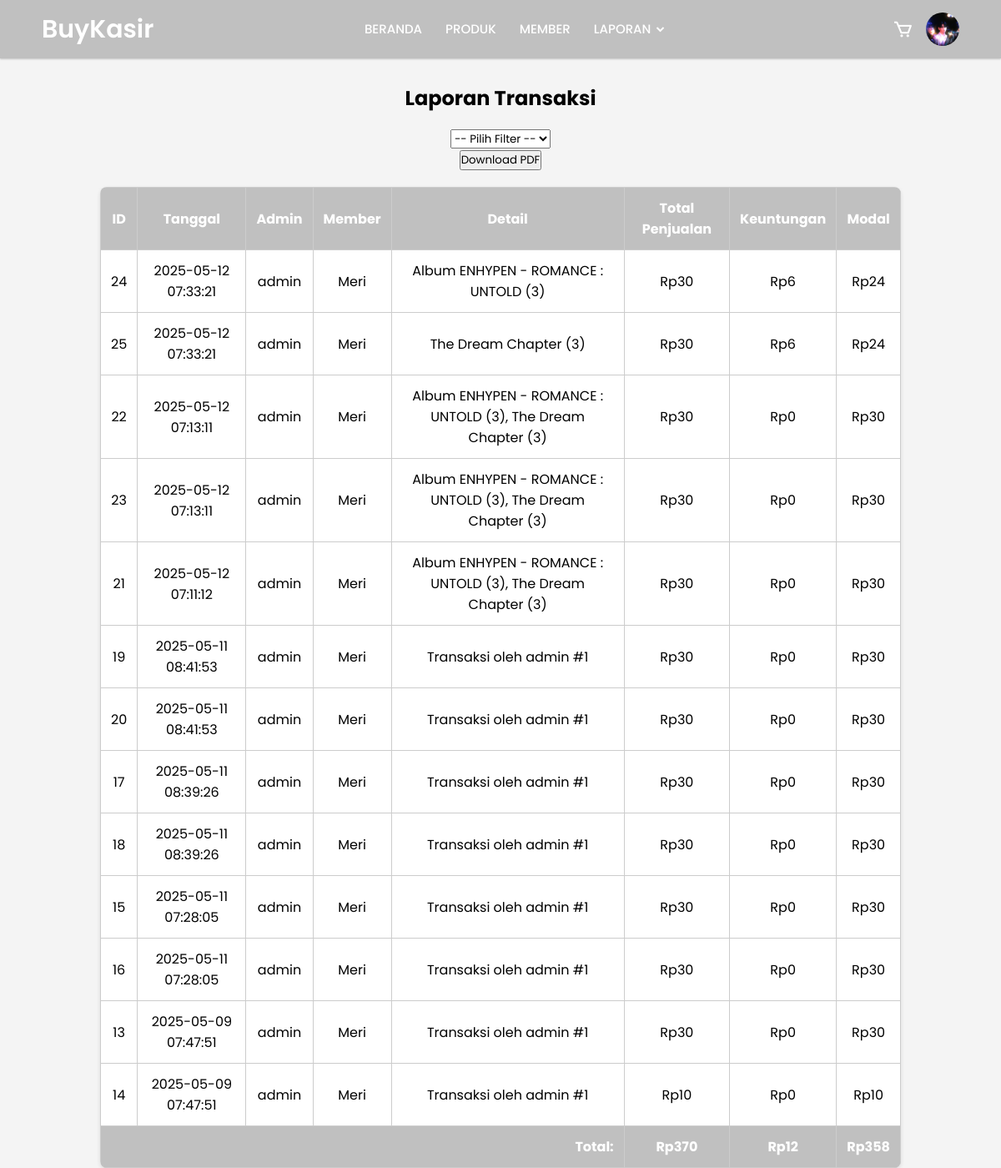
Page /transaksi.php on the committed database.
### tables this page shows
CREATE TABLE `transactions` (
  `id` int(11) NOT NULL,
  `date` timestamp NOT NULL DEFAULT current_timestamp(),
  `fid_admin` int(11) NOT NULL,
  `fid_member` int(11) DEFAULT NULL,
  `fid_product` int(11) NOT NULL,
  `detail` varchar(255) NOT NULL,
  `total_price` decimal(10,0) DEFAULT NULL,
  `margin_total` decimal(10,0) NOT NULL
);

CREATE TABLE `member` (
  `id` int(11) NOT NULL,
  `name` varchar(100) NOT NULL,
  `phone` varchar(20) NOT NULL,
  `point` int(11) NOT NULL,
  `status` enum('active','non-active') NOT NULL
);

### transaksi.php (the view, shortened to what this page needs)
<?php
include 'connection.php';
$judul = "Laporan Transaksi";
$total_penjualan = 0;
$total_keuntungan = 0;
$total_modal = 0;
$rows = [];
$whereClause = "";
$query = "SELECT t.*, m.name AS member_name, a.username AS admin_username
          FROM transactions t
          LEFT JOIN member m ON t.fid_member = m.id
          LEFT JOIN admin a ON t.fid_admin = a.id
          $whereClause
          ORDER BY t.date DESC";
$stmt = $conn->prepare($query);
$stmt->execute();
$result = $stmt->get_result();
while ($row = $result->fetch_assoc()) {
  $row['total_price'] = (float)($row['total_price'] ?? 0);
  $row['margin_total'] = (float)($row['margin_total'] ?? 0);
  $row['modal'] = $row['total_price'] - $row['margin_total'];
  $total_penjualan += $row['total_price'];
  $total_keuntungan += $row['margin_total'];
  $total_modal += $row['modal'];
  $rows[] = $row;
}
?>
<!DOCTYPE html>
<html lang="en">
<head>
    <link href='https://unpkg.com/boxicons@2.0.7/css/boxicons.min.css' rel='stylesheet'>
</head>
<body>
<nav>
    <div class="navbar">
        <div class="logo"><a href="#">BuyKasir</a></div>
        <div class="nav-links">
            <ul class="links">
                <li><a href="index.php">BERANDA</a></li>
                <li><a href="produk.php">PRODUK</a></li>
                <li><a href="member.php">MEMBER</a></li>
                <li>
                    <a href="#">LAPORAN</a>
                    <i class='bx bxs-chevron-down htmlcss-arrow arrow'></i>
                </li>
            </ul>
        </div>
        <div class="icons">
            <i class='bx bx-cart'></i>
            <img src="profile.jpg" alt="Profile" class="profile-pic">
        </div>
    </div>
</nav>
<div class="content">
    <h2><?= $judul ?></h2>
    <form method="GET" style="margin-top: 20px; display: flex; gap: 10px; align-items: center;">
        <select name="filter" onchange="this.form.submit()">
            <option value="">-- Pilih Filter --</option>
        </select>
    </form>
<form method="GET" action="download_transaksi.php" target="_blank" style="display:inline;">
    <button type="submit">Download PDF</button>
</form>
<table>
    <thead>
        <tr>
            <th>ID</th>
            <th>Tanggal</th>
            <th>Admin</th>
            <th>Member</th>
             <th>Detail</th>
            <th>Total Penjualan</th>
            <th>Keuntungan</th>
            <th>Modal</th>
        </tr>
    </thead>
    <tbody>
        <?php if (count($rows) === 0): ?>
            <tr><td colspan="8" style="text-align:center;">Data transaksi kosong</td></tr>
        <?php else: ?>
            <?php foreach ($rows as $row): ?>
                <tr>
                    <td><?= htmlspecialchars($row['id']); ?></td>
                    <td><?= htmlspecialchars($row['date']); ?></td>
                    <td><?= htmlspecialchars($row['admin_username']); ?></td>
                    <td><?= htmlspecialchars($row['member_name'] ?? '-'); ?></td>
                    <td><?= nl2br(htmlspecialchars($row['detail'])); ?></td>
                    <td>Rp<?= number_format($row['total_price'], 0, ',', '.'); ?></td>
                    <td>Rp<?= number_format($row['margin_total'], 0, ',', '.'); ?></td>
                    <td>Rp<?= number_format($row['modal'], 0, ',', '.'); ?></td>
                </tr>
            <?php endforeach; ?>
        <?php endif; ?>
    </tbody>
    <tfoot>
        <tr>
            <th colspan="5" style="text-align:right;">Total:</th>
            <th>Rp<?= number_format($total_penjualan, 0, ',', '.'); ?></th>
            <th>Rp<?= number_format($total_keuntungan, 0, ',', '.'); ?></th>
            <th>Rp<?= number_format($total_modal, 0, ',', '.'); ?></th>
        </tr>
    </tfoot>
</table>
</div>
</body>
</html>

### transaksi.php (style rules this page uses)
* { margin: 0; padding: 0; box-sizing: border-box; font-family: 'Poppins', sans-serif; }
body { min-height: 100vh; background-color: #f4f4f4; display: flex; flex-direction: column; align-items: center; }
.content { margin-top: 100px; width: 80%; display: flex; flex-direction: column; align-items: center; }
table { width: 100%; border-collapse: collapse; margin-top: 20px; background: white; border-radius: 8px; overflow: hidden; box-shadow: 0 2px 5px rgba(0, 0, 0, 0.1); }
th, td { padding: 12px; border: 1px solid #ccc; text-align: center; }
th { background-color: #C0C0C0; color: white; }
nav { position: fixed; top: 0; left: 0; width: 100%; height: 70px; background: #C0C0C0; box-shadow: 0 1px 2px rgba(0, 0, 0, 0.2); z-index: 99; }
nav .navbar { height: 100%; max-width: 1250px; width: 100%; display: flex; align-items: center; justify-content: space-between; margin: auto; padding: 0 50px; }
.navbar .logo a { font-size: 30px; color: #fff; text-decoration: none; font-weight: 600; }
nav .navbar .nav-links { line-height: 70px; height: 100%; }
nav .navbar .links { display: flex; }
nav .navbar .links li { position: relative; display: flex; align-items: center; justify-content: space-between; list-style: none; padding: 0 14px; transition: color 0.3s; }
nav .navbar .links li a { height: 100%; text-decoration: none; white-space: nowrap; color: #fff; font-size: 15px; font-weight: 500; }
nav .navbar .links li .arrow { height: 100%; width: 22px; line-height: 70px; text-align: center; display: inline-block; color: #fff; transition: all 0.3s ease; }
.icons { display: flex; align-items: center; }
.icons i { font-size: 25px; color: #fff; margin-left: 15px; cursor: pointer; }
.profile-pic { width: 40px; height: 40px; border-radius: 50%; object-fit: cover; margin-left: 15px; cursor: pointer; }

### rows in the picture
transactions: id "24", date "2025-05-12 07:33:21", fid_admin.username "admin", fid_member.name "Meri", detail "Album ENHYPEN - ROMANCE : UNTOLD (3)", total_price "30", margin_total "6"
transactions: id "25", date "2025-05-12 07:33:21", fid_admin.username "admin", fid_member.name "Meri", detail "The Dream Chapter (3)", total_price "30", margin_total "6", modal "24"
transactions: id "22", date "2025-05-12 07:13:11", fid_admin.username "admin", fid_member.name "Meri", detail "Album ENHYPEN - ROMANCE : UNTOLD (3), The Dream Chapter (3)", total_price "30", margin_total "0"
transactions: id "23", date "2025-05-12 07:13:11", fid_admin.username "admin", fid_member.name "Meri", detail "Album ENHYPEN - ROMANCE : UNTOLD (3), The Dream Chapter (3)", total_price "30", margin_total "0"
transactions: id "21", date "2025-05-12 07:11:12", fid_admin.username "admin", fid_member.name "Meri", detail "Album ENHYPEN - ROMANCE : UNTOLD (3), The Dream Chapter (3)", total_price "30", margin_total "0"
transactions: id "19", date "2025-05-11 08:41:53", fid_admin.username "admin", fid_member.name "Meri", detail "Transaksi oleh admin #1", total_price "30", margin_total "0"
transactions: id "20", date "2025-05-11 08:41:53", fid_admin.username "admin", fid_member.name "Meri", detail "Transaksi oleh admin #1", total_price "30", margin_total "0"
transactions: id "17", date "2025-05-11 08:39:26", fid_admin.username "admin", fid_member.name "Meri", detail "Transaksi oleh admin #1", total_price "30", margin_total "0"
transactions: id "18", date "2025-05-11 08:39:26", fid_admin.username "admin", fid_member.name "Meri", detail "Transaksi oleh admin #1", total_price "30", margin_total "0"
transactions: id "15", date "2025-05-11 07:28:05", fid_admin.username "admin", fid_member.name "Meri", detail "Transaksi oleh admin #1", total_price "30", margin_total "0"
transactions: id "16", date "2025-05-11 07:28:05", fid_admin.username "admin", fid_member.name "Meri", detail "Transaksi oleh admin #1", total_price "30", margin_total "0"
transactions: id "13", date "2025-05-09 07:47:51", fid_admin.username "admin", fid_member.name "Meri", detail "Transaksi oleh admin #1", total_price "30", margin_total "0"
transactions: id "14", date "2025-05-09 07:47:51", fid_admin.username "admin", fid_member.name "Meri", detail "Transaksi oleh admin #1", total_price "10", margin_total "0"

### other values in the picture
$judul "Laporan Transaksi"
$total_penjualan "370"
$total_keuntungan "12"
$total_modal "358"
